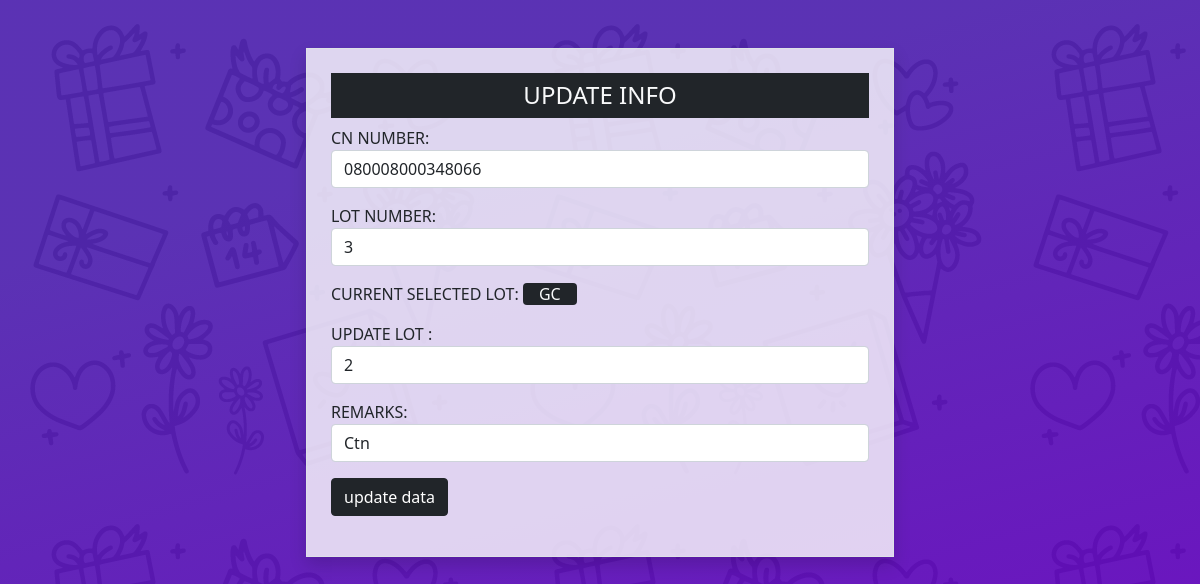
The app's page /edit.php?userID=4887 with its own data.
### tables this page shows
CREATE TABLE `infos` (
  `id` int(10) NOT NULL,
  `cn_number` varchar(255) NOT NULL,
  `lot_number` varchar(255) NOT NULL,
  `lot_selection` varchar(255) NOT NULL,
  `remarks` varchar(255) NOT NULL,
  `Time` datetime(6) NOT NULL
);

### function.php (called while the page is built, shortened)
<?php
class crud
{
  private $conn;
  public function __construct()
  {
    $host = 'localhost';
    $user = 'root';
    $pass = '';
    $db = 'lot_management';
    $this->conn = mysqli_connect($host, $user, $pass, $db);
  }
  public function showDataById($id)
  {
    $query = "select * from infos where id='$id'";
    return mysqli_query($this->conn, $query);
  }
}
?>

### edit.php (the view, shortened to what this page needs)
<?php
include 'function.php';
$obj = new crud();
$id = $_GET['userID'];
$data = $obj->showDataById($id);
?>
<!DOCTYPE html>
<html lang="en">
<head>
  <link href="https://cdn.jsdelivr.net/npm/bootstrap@5.0.2/dist/css/bootstrap.min.css" rel="stylesheet"
>
</head>
<body>
  <div class="row mx-0 my-5 text-uppercase" >
    <form action="" method="post" enctype="multipart/form-data">
      <div class="col-lg-6 mx-auto border  shadow p-4 "style="background: #ffffffcc;">
        <?php
        while ($user = mysqli_fetch_assoc($data)) {
          ?>
          <h4 class="text-center bg-dark text-light py-2  ">UPDATE INFO</h4>
          <div class="mb-3">
            CN Number: <input type="text" class="form-control" value="<?php echo $user['cn_number']; ?>"
              name="update_cn_number" />
          </div>
          <div class="mb-3">
            LOT Number: <input type="text" class="form-control" value="<?php echo $user['lot_number']; ?>"
              name="update_lot_number" />
          </div>
          <div class="mb-3">
            <p>
              Current selected Lot: <span class="bg-dark text-light px-3 rounded-2"> <?php echo $user['lot_selection']; ?>
              </span>
            </p>
            Update Lot :
            <select name="update_lot_selection" class="form-control">
              <option value="2">2</option>
            </select>
          </div>
          <div class="mb-3">
            Remarks:
            <input class="form-control" value="<?php echo $user['remarks']; ?>" name="update_remarks">
          </div>
          <div class="mb-3">
            <button type="submit" name="update_btn" class="btn btn-dark">update data</button>
          </div>
          <?php
        }
        ?>
      </div>
    </form>
  </div>
</body>
</html>

### edit.php (style rules this page uses)
body { background-image: linear-gradient(165deg, rgba(82, 39, 176, 0.9490196078) 23%, rgba(108, 3, 193, 0.968627451)), url(images/4863805.png); height: 100vh; }

### records on screen
infos: update_cn_number "080008000348066", update_lot_number "3", lot_selection "GC", update_remarks "Ctn"
